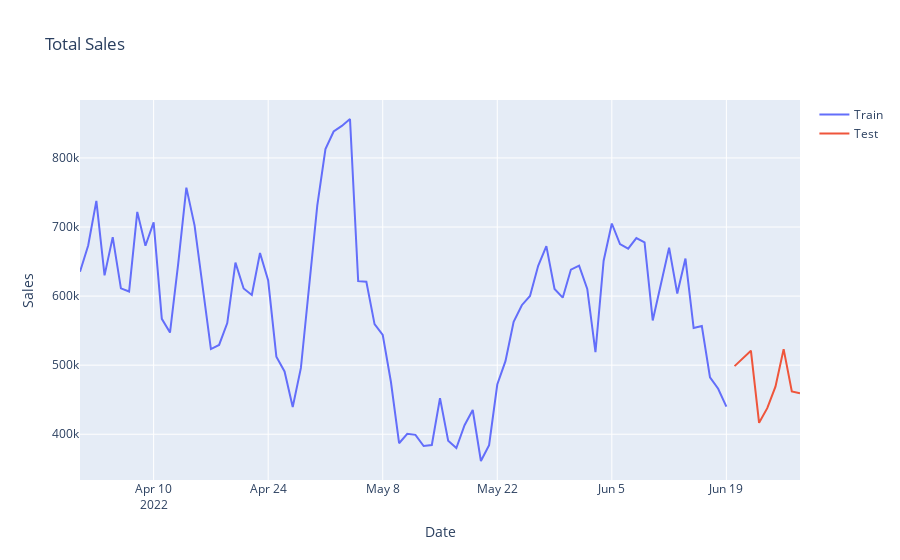

The code cell stored with this chart in its notebook:
### Code cell
# Create the figure
fig = go.Figure()

# Add traces for each DataFrame
fig.add_trace(go.Scatter(y=train['sales_sum'], x=train.index, mode='lines', name='Train'))
fig.add_trace(go.Scatter(y=test['sales_sum'], x=test.index, mode='lines', name='Test'))

# Update layout (optional)
fig.update_layout(title='Total Sales',
                  xaxis_title='Date',
                  yaxis_title='Sales')

# Show the figure
fig.show()
